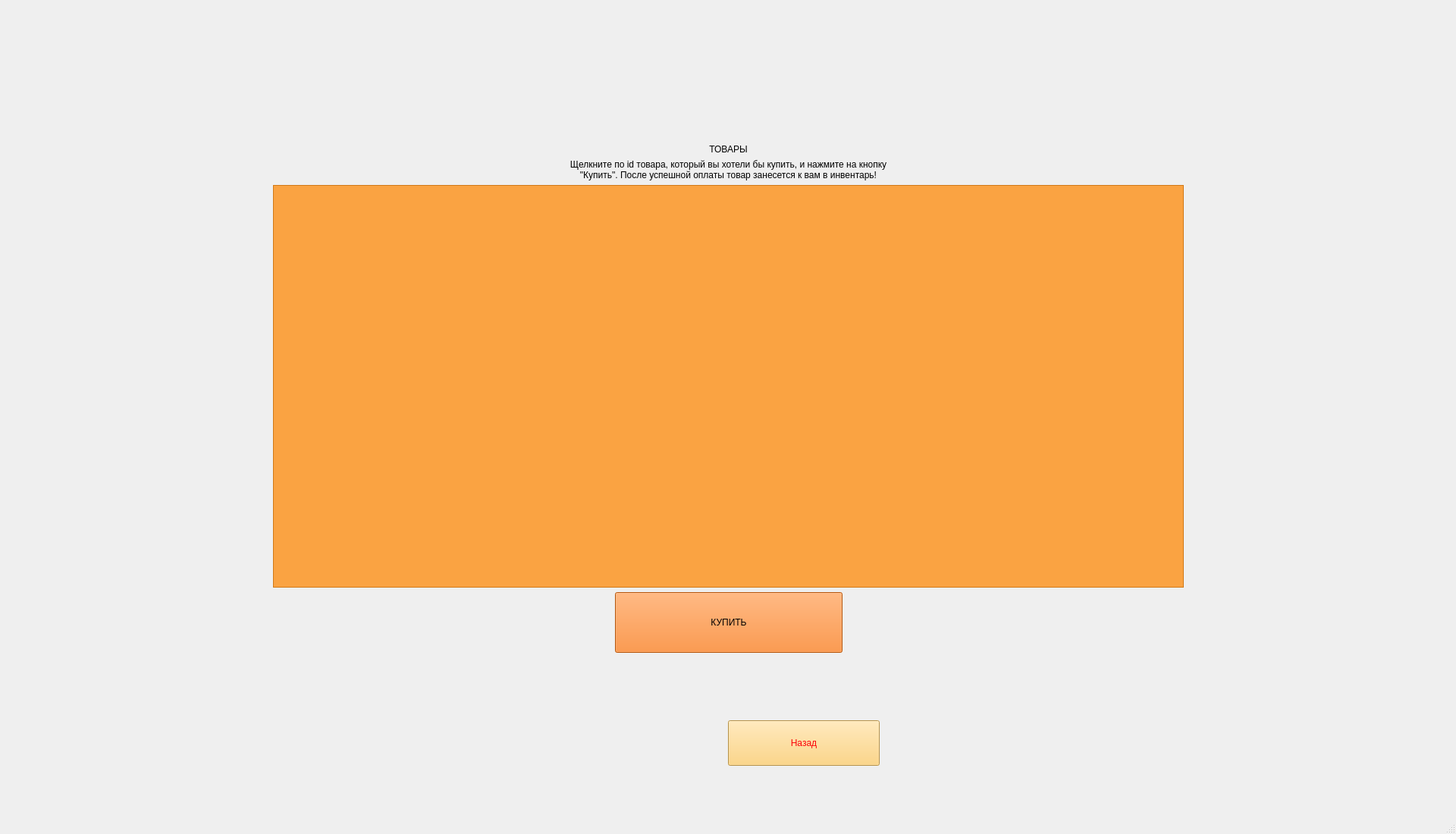
<?xml version="1.0" encoding="UTF-8"?>
<ui version="4.0">
 <class>ShopWindow</class>
 <widget class="QMainWindow" name="ShopWindow">
  <property name="geometry">
   <rect>
    <x>0</x>
    <y>0</y>
    <width>1920</width>
    <height>1100</height>
   </rect>
  </property>
  <property name="windowTitle">
   <string>Магазин</string>
  </property>
  <property name="layoutDirection">
   <enum>Qt::LeftToRight</enum>
  </property>
  <widget class="QWidget" name="centralwidget">
   <widget class="QWidget" name="gridLayoutWidget">
    <property name="geometry">
     <rect>
      <x>360</x>
      <y>190</y>
      <width>1201</width>
      <height>671</height>
     </rect>
    </property>
    <layout class="QGridLayout" name="gridLayout">
     <item row="1" column="0" colspan="3">
      <widget class="QLabel" name="label">
       <property name="styleSheet">
        <string notr="true">font: 36pt bold &quot;Arial&quot;;
color: rgb(0, 0, 0);
</string>
       </property>
       <property name="text">
        <string>ТОВАРЫ</string>
       </property>
       <property name="alignment">
        <set>Qt::AlignCenter</set>
       </property>
      </widget>
     </item>
     <item row="4" column="0">
      <spacer name="horizontalSpacer_2">
       <property name="orientation">
        <enum>Qt::Horizontal</enum>
       </property>
       <property name="sizeHint" stdset="0">
        <size>
         <width>40</width>
         <height>20</height>
        </size>
       </property>
      </spacer>
     </item>
     <item row="4" column="1">
      <widget class="QPushButton" name="buy_btn">
       <property name="minimumSize">
        <size>
         <width>300</width>
         <height>80</height>
        </size>
       </property>
       <property name="maximumSize">
        <size>
         <width>500</width>
         <height>16777215</height>
        </size>
       </property>
       <property name="cursor">
        <cursorShape>PointingHandCursor</cursorShape>
       </property>
       <property name="layoutDirection">
        <enum>Qt::LeftToRight</enum>
       </property>
       <property name="styleSheet">
        <string notr="true">font: 36pt &quot;Helvetica&quot;;
background-color: rgb(253, 119, 15);
color: rgb(0, 0, 0);</string>
       </property>
       <property name="text">
        <string>КУПИТЬ</string>
       </property>
      </widget>
     </item>
     <item row="3" column="0" colspan="3">
      <widget class="QTableWidget" name="tableItems">
       <property name="styleSheet">
        <string notr="true">color: rgb(0, 0, 0);
background-color: rgba(253, 138, 8, 191);
font: 24pt &quot;Georgia&quot;;</string>
       </property>
      </widget>
     </item>
     <item row="4" column="2">
      <spacer name="horizontalSpacer">
       <property name="orientation">
        <enum>Qt::Horizontal</enum>
       </property>
       <property name="sizeHint" stdset="0">
        <size>
         <width>40</width>
         <height>20</height>
        </size>
       </property>
      </spacer>
     </item>
     <item row="2" column="0" colspan="3">
      <widget class="QLabel" name="label_2">
       <property name="maximumSize">
        <size>
         <width>1000000</width>
         <height>16777215</height>
        </size>
       </property>
       <property name="styleSheet">
        <string notr="true">font: 24pt &quot;Arial&quot;;
color: rgb(0, 0, 0);</string>
       </property>
       <property name="text">
        <string>Щелкните по id товара, который вы хотели бы купить, и нажмите на кнопку
&quot;Купить&quot;. После успешной оплаты товар занесется к вам в инвентарь!</string>
       </property>
       <property name="alignment">
        <set>Qt::AlignCenter</set>
       </property>
      </widget>
     </item>
    </layout>
   </widget>
   <widget class="QPushButton" name="go_back">
    <property name="geometry">
     <rect>
      <x>960</x>
      <y>950</y>
      <width>200</width>
      <height>60</height>
     </rect>
    </property>
    <property name="minimumSize">
     <size>
      <width>0</width>
      <height>60</height>
     </size>
    </property>
    <property name="maximumSize">
     <size>
      <width>200</width>
      <height>16777215</height>
     </size>
    </property>
    <property name="cursor">
     <cursorShape>PointingHandCursor</cursorShape>
    </property>
    <property name="layoutDirection">
     <enum>Qt::LeftToRight</enum>
    </property>
    <property name="styleSheet">
     <string notr="true">font: 75 36pt &quot;Courier&quot;;
color: rgb(252, 1, 7);
background-color: rgb(254, 204, 102);</string>
    </property>
    <property name="text">
     <string>Назад</string>
    </property>
   </widget>
  </widget>
  <widget class="QMenuBar" name="menubar">
   <property name="geometry">
    <rect>
     <x>0</x>
     <y>0</y>
     <width>1920</width>
     <height>24</height>
    </rect>
   </property>
  </widget>
  <widget class="QStatusBar" name="statusbar"/>
 </widget>
 <resources/>
 <connections/>
</ui>
